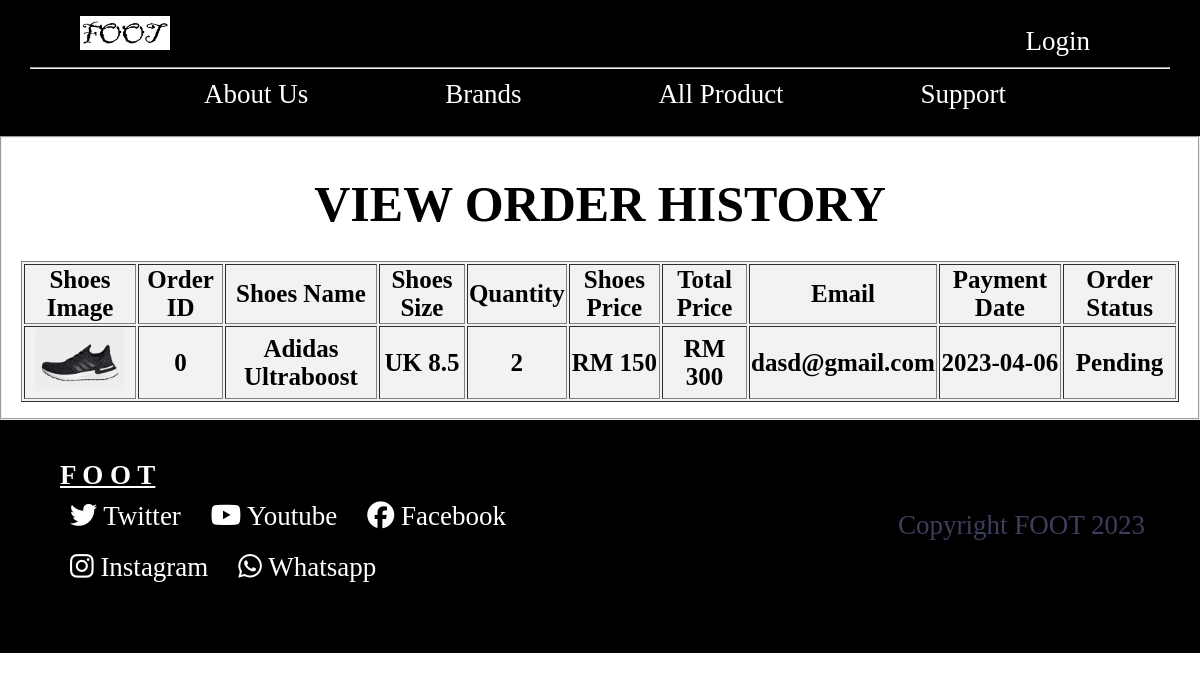
/order_his.php?user_id=2, run on an earlier commit of the app's database.
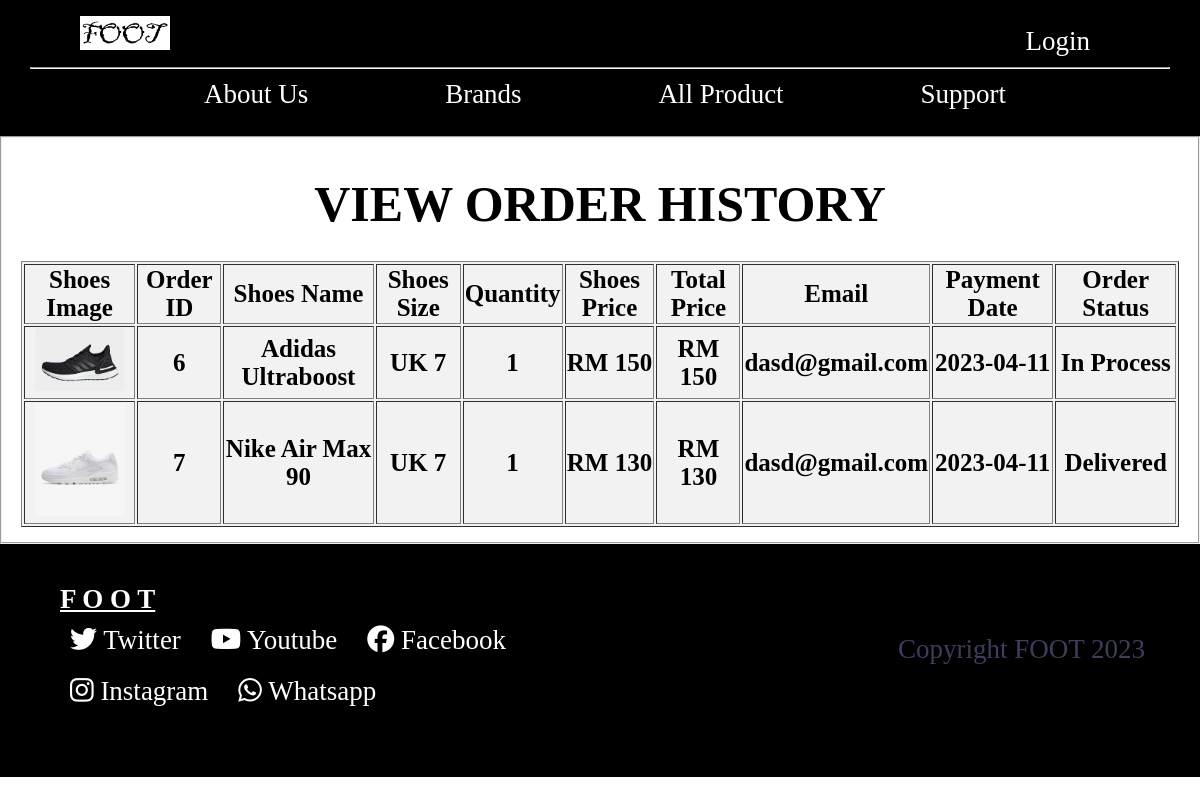
And on a later commit of the database.
### tables this page shows
CREATE TABLE `history` (
  `her_id` int(11) NOT NULL,
  `her_shoesname` varchar(50) NOT NULL,
  `her_size` varchar(10) NOT NULL,
  `her_quantity` int(11) NOT NULL,
  `her_price` int(11) NOT NULL,
  `her_email` varchar(30) NOT NULL,
  `user_id` int(11) NOT NULL,
  `order_status` varchar(20) NOT NULL DEFAULT 'Pending',
  `her_date` date NOT NULL,
  `shoe_image` varchar(255) NOT NULL,
  `his_name` varchar(50) NOT NULL,
  `his_email` varchar(50) NOT NULL,
  `his_pn` varchar(30) NOT NULL,
  `his_address` varchar(80) NOT NULL,
  `his_state` varchar(20) NOT NULL,
  `his_code` varchar(30) NOT NULL,
  `his_cardnum` varchar(30) NOT NULL,
  `his_cardname` varchar(30) NOT NULL,
  `his_cardmonth` varchar(3) NOT NULL,
  `his_cardyear` varchar(3) NOT NULL,
  `his_securecode` varchar(5) NOT NULL
);

### order_his.php (the view, shortened to what this page needs)
<?php
    include 'conn.php';
    include 'header.php';
?>
<!DOCTYPE html>
<html lang="en">
<head>
</head>
<body>
<fieldset>
    <div class=".table_center">
    <br><h1>VIEW ORDER HISTORY</h1><br>
    <div class=".table_center">
    <table class="table" border="1px">
		<thead>
            <th> Shoes Image</th>
			<th> Order ID</th>
			<th> Shoes Name</th>
			<th> Shoes Size </th>
			<th> Quantity</th>
			<th> Shoes Price</th>
            <th> Total Price</th>
            <th> Email</th>
            <th> Payment Date</th>
            <th> Order Status</th>
		</thead>
        <tbody>
            <?php
            $id =$_GET['user_id'];
            $sql = "SELECT * FROM history where user_id = '$id'";
            $result = mysqli_query($conn, $sql);
            if (mysqli_num_rows($result) > 0) {
                while($row = mysqli_fetch_assoc($result))
                {
                    $her_id = $row["her_id"];
                    $her_shoesname = $row["her_shoesname"];
                    $her_size = $row["her_size"];
                    $her_quantity = $row["her_quantity"];
                    $her_price = $row["her_price"];
                    $her_email = $row["her_email"];
                    $total =0;
                    $subtotal=$her_price*$her_quantity;
                    $total =  $total + $subtotal;
                    $status = $row["order_status"];
                    $her_date = $row["her_date"];
                    ?>
                    <tr>
                        <th><img src="image/shoesimg/<?php echo $row["shoe_image"]; ?>" ></th>
                        <th><?php echo $her_id; ?></th>
                        <th><?php echo $her_shoesname; ?></th>
                        <th>UK <?php echo $her_size; ?></th>
                        <th><?php echo $her_quantity; ?></th>
                        <th>RM <?php echo $her_price; ?></th>
                        <th>RM <?php echo $total; ?></th>
                        <th><?php echo $her_email; ?></th>
                        <th><?php echo $her_date; ?></th>
                        <th><?php echo $status; ?></th>
                    </tr>
                </tbody>
                <?php
                }
            } else {
                echo "0 results";
            }
?>
</table>
</fieldset>
</body>
</html>
<?php
    include 'footer.php';
?>

### header.php (shortened to what this page needs)
<!DOCTYPE html>
<html>
<head>
    <link rel="stylesheet" href="https://cdnjs.cloudflare.com/ajax/libs/font-awesome/4.7.0/css/font-awesome.min.css">
</head>
<body>
<div class="upper">
    <?php  if (isset($_SESSION['user_id'])) {  $id =$_GET['user_id'];   ?>
        <div class="center" style="float:left;">
            <a href="homepage.php?user_id=<?php echo $id ?>"  ><img src="image/foot.png" alt="Shop Logo"></a>
        </div>
        <ul >
                <li  style="float: right;"><a href="order.php?user_id=<?php echo $id ?>"  class="center" ><i class="fa fa-shopping-cart"> </i> Shopping cart</a></li>
                <li class="dropdown" style="float: right;"><a href="#" class="dropbtn">Welcome Back</a>
                    <div class="dropdown-content">
                        <a href="userprofile.php?user_id=<?php echo $id ?>">My Account</a>
                        <a href="wishlist.php?user_id=<?php echo $id ?>">My Wish List</a>
                        <a href="order_his.php?user_id=<?php echo $id ?>">My Order History</a>
                        <a href="logout.php" alt="logout">Logout<i class="fa fa-sign-out"></i></a>
                    </div>
                    </li>
        </ul>
        <hr>
        <div class="middle">
        <ul >
        <li class="dropdown"><a href="aboutus.php?user_id=<?php echo $id ?>">About Us</a>
            </li>
            <li class="dropdown"><a href="#" class="dropbtn">Brands</a>
                <div class="dropdown-content">
                    <a href="#">Nike</a>
                    <a href="#">Puma</a>
                    <a href="#">Adidas</a>
                    <a href="#">Converse</a>
                </div>
            </li>
            <li class="dropdown"><a href="product.php?user_id=<?php echo $id ?>">All Product</a>
            </li>
            <li class="dropdown"><a href="#" class="dropbtn">Support</a>
                <div class="dropdown-content">
                    <a href="contact2.php?user_id=<?php echo $id ?>">Contact Us</a>
                    <a href="commentpage.php?user_id=<?php echo $id ?>">Comment</a>
                </div>
            </li>
        </ul>
        </div>
        </div>
    <?php   } else { ?>
        <div class="center" style="float:left;">
            <a href="homepage.php"  ><img src="image/foot.png" alt="Shop Logo"></a>
        </div>
        <ul >
            <li class="dropdown" style="float: right;"><a href="#" class="dropbtn">Login</a>
            </li>
        </ul>
    <hr>
        <div class="middle">
        <ul >
        <li class="dropdown"><a href="aboutus.php">About Us</a>
            </li>
            <li class="dropdown"><a href="#" class="dropbtn">Brands</a>
            </li>
            <li class="dropdown"><a href="product.php">All Product</a>
            </li>
            <li class="dropdown"><a href="#" class="dropbtn">Support</a>
            </li>
        </ul>
        </div>
        </div>
    <?php } ?>
</body>
</html>

### footer.php (shortened to what this page needs)
<!DOCTYPE html>
<html lang="en">
<head>
</head>
<body>
<div class="footer">
    <div class="left">
    <p><b><u>F O O T</u></b></p>
        <ul>
            <li style="float:left;"><a href="#" class="none"><i class='fab fa-twitter' style='color:white'></i> Twitter</a></li>
            <li style="float:left;"><a href="#" class="none"><i class='fab fa-youtube' style='color:white'></i> Youtube</a></li>
            <li style="float:left;"><a href="#" class="none"><i class='fab fa-facebook' style='color:white'></i> Facebook</a></li>
            <li style="float:left;"><a href="#" class="none"><i class='fab fa-instagram' style='color:white'></i> Instagram</a></li>
            <li style="float:left;"><a href="#" class="none"><i class='fab fa-whatsapp' style='color:white'></i> Whatsapp</a></li>
        </ul>
    </div>
    <div class="right" >
        <p></p><p></p><p></p><p></p><p></p>
        <p style="color:#3d3d5c; text-align:right; padding-right:25px;">Copyright FOOT 2023</p>
    </div>
</div>
</body>
</html>

### header.php (style rules this page uses)
.upper { padding: 16px 30px; font-size: 27px; background:black; }
* { margin:0; }
.center { margin: 0 50px; color: white; }
img { width: 90px; }
.right { float:right; }
a { text-decoration:none; }
.middle { text-align: center; }
ul { list-style-type: none; margin: 15px; overflow: hidden; }
li a { display: inline-block; color: white; text-align: center; text-decoration: none; }
.dropdown { margin: 0 50px; }
li.dropdown { display: inline-block; }

### order_his.php (style rules this page uses)
body { font-size: 25px; }
fieldset { color: black; text-align: center; }
.table { margin-left: auto; margin-right: auto; background-color: #f2f2f2; width: 100%; }

### footer.php (style rules this page uses)
.footer { padding: 30px 30px 60px 30px ; font-size: 27px; background:black; display:flex; color:white; }
ul { list-style-type: none; margin: 0px; overflow: hidden; }
a.none { text-decoration:none; color:white; }
li { padding: 10px 30px 10px 0px ; }
.left { width: 500px; flex-grow: 3; }
p { padding: 10px 0px 0px 30px ; }
.right { width: 500px; flex-grow: 3; }

What changed in the data, as far as the page shows it:
removed history: shoe_image (picture), her_id "0", her_shoesname "Adidas Ultraboost", her_size "8.5", her_quantity "2", her_price "150", total "300", her_email "dasd@gmail.com", her_date "2023-04-06", order_status "Pending"
added history: shoe_image (picture), her_id "6", her_shoesname "Adidas Ultraboost", her_size "7", her_quantity "1", her_price "150", total "150", her_email "dasd@gmail.com", her_date "2023-04-11", order_status "In Process"
added history: shoe_image (picture), her_id "7", her_shoesname "Nike Air Max 90", her_size "7", her_quantity "1", her_price "130", total "130", her_email "dasd@gmail.com", her_date "2023-04-11", order_status "Delivered"
